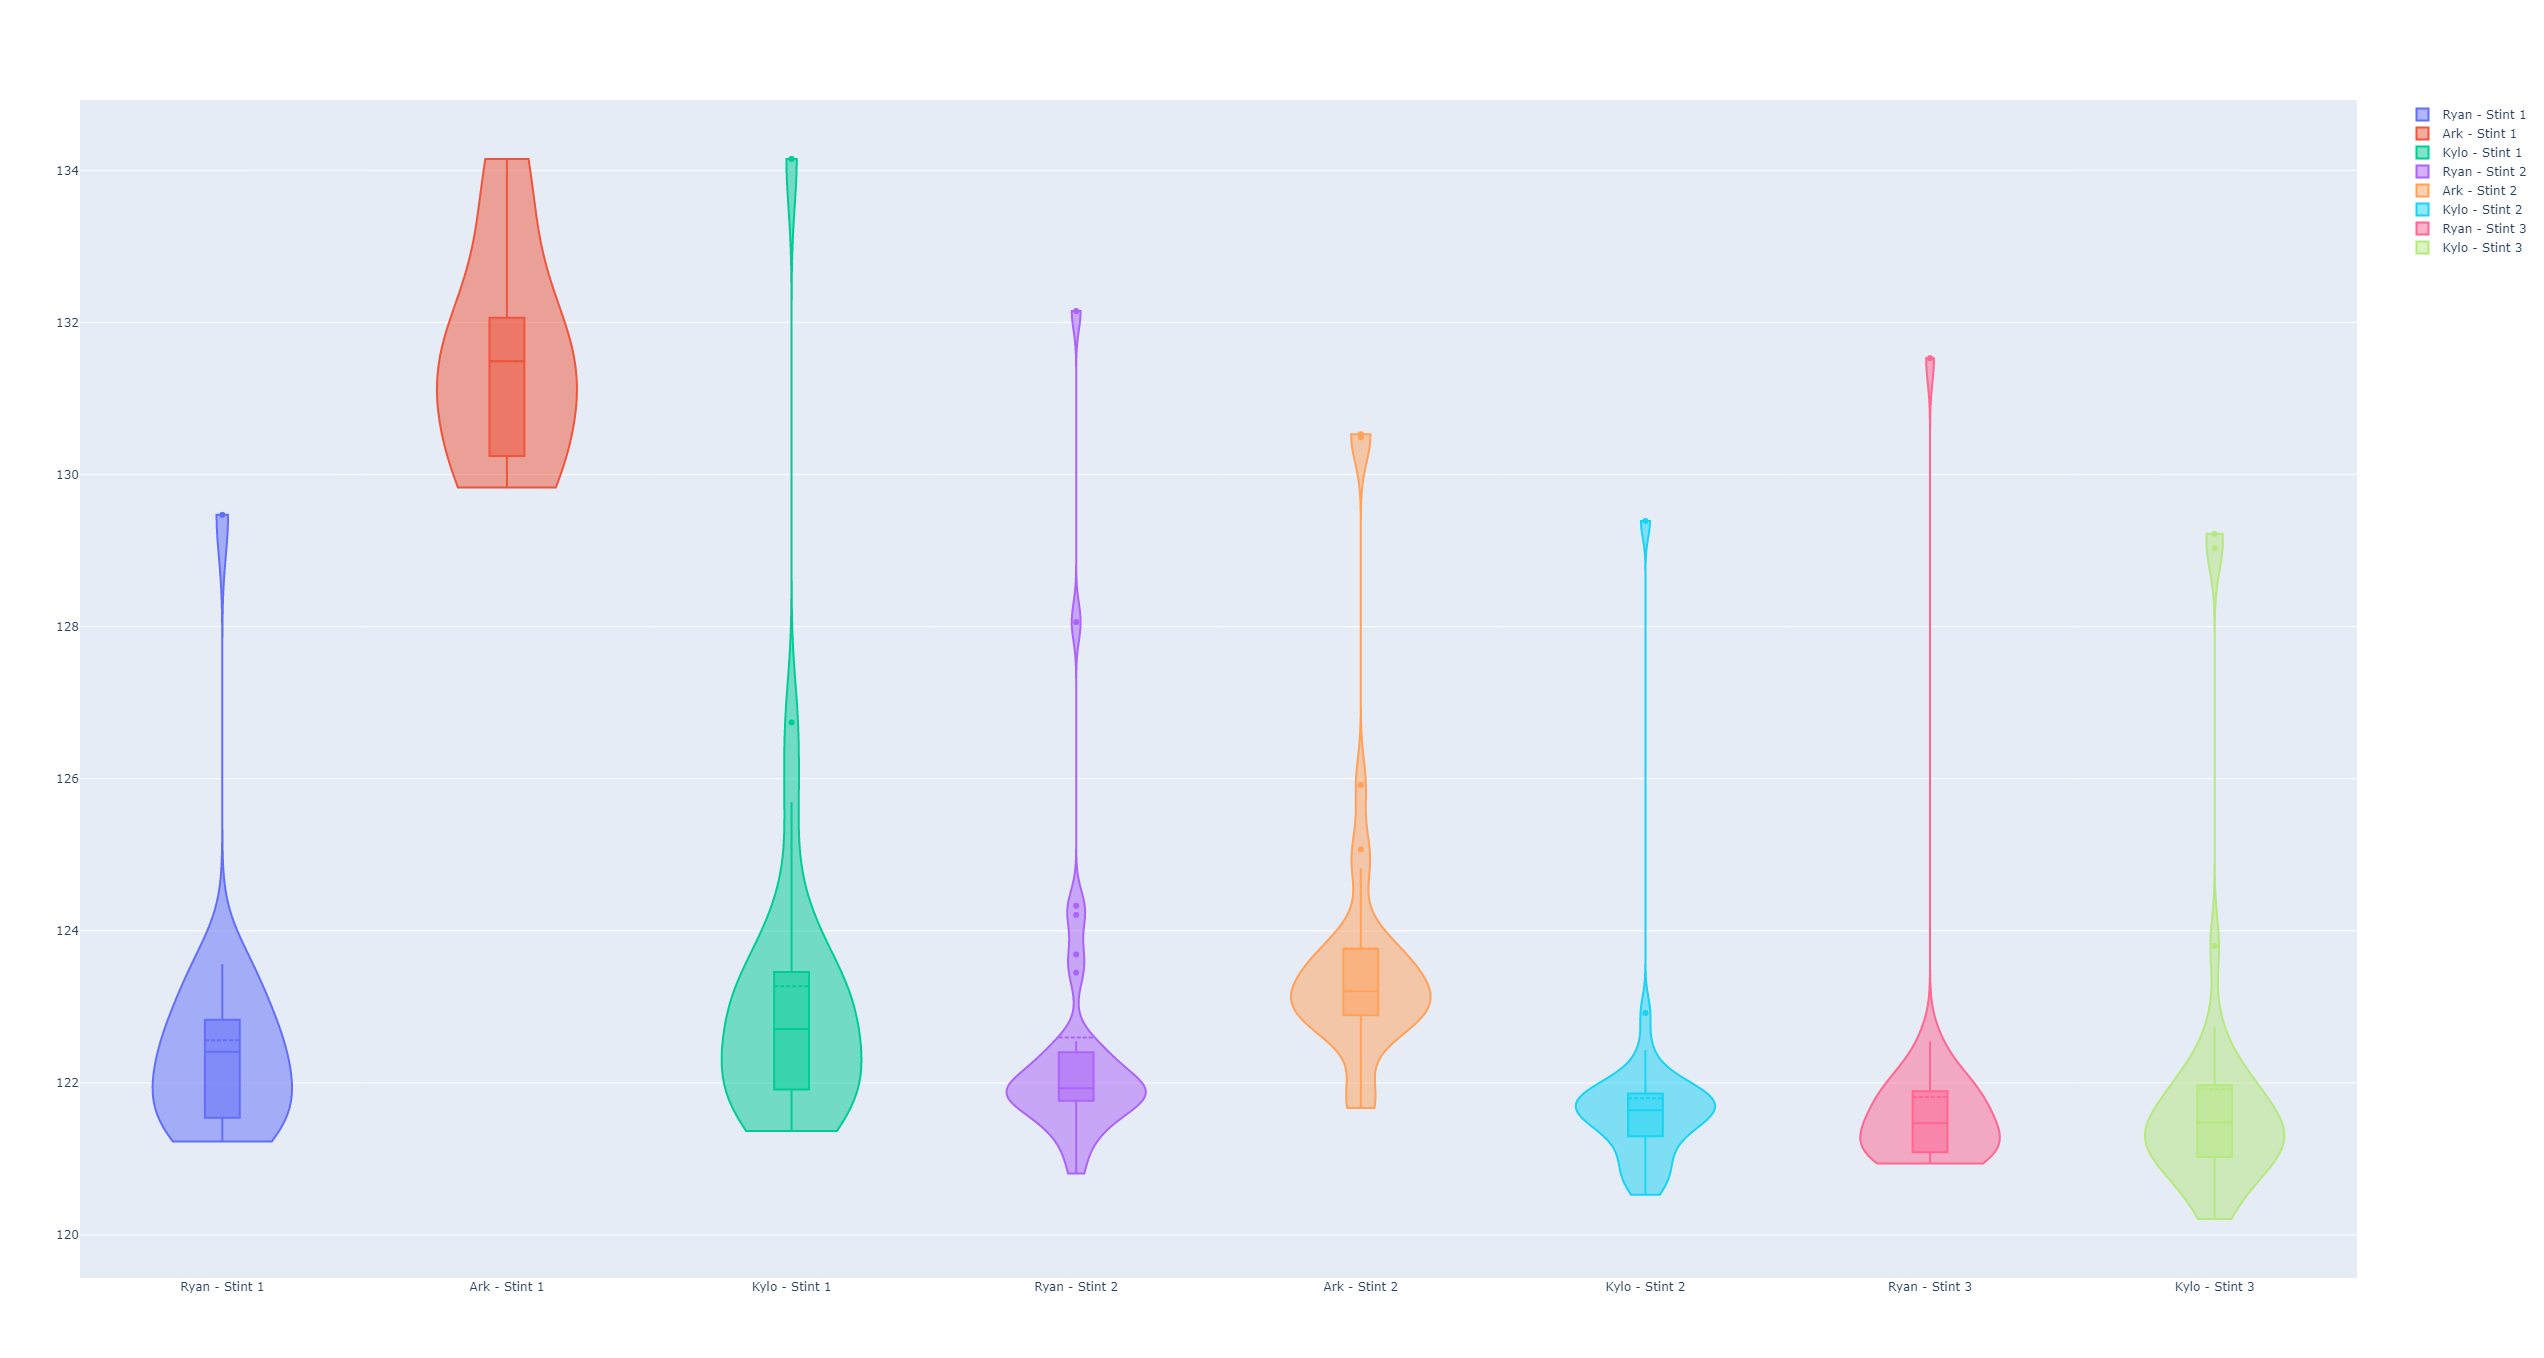

Here is the Python script that generated this plot:
import plotly.graph_objects as go

import pandas as pd

df = pd.read_csv("Suzuka lap times + stints.csv")

fig = go.Figure()

drivers = ['Ryan - Stint 1', 'Ark - Stint 1', 'Kylo - Stint 1', 'Ryan - Stint 2', 'Ark - Stint 2', 'Kylo - Stint 2', 'Ryan - Stint 3', 'Kylo - Stint 3',]


for driver in drivers:
    fig.add_trace(go.Violin(x=df['driver'][df['driver'] == driver],
                            y=df['time in seconds'][df['driver'] == driver],
                            spanmode="hard",
                            width=0,
                            name=driver,
                            box_visible=True,
                            meanline_visible=True)
    )

fig.show()
